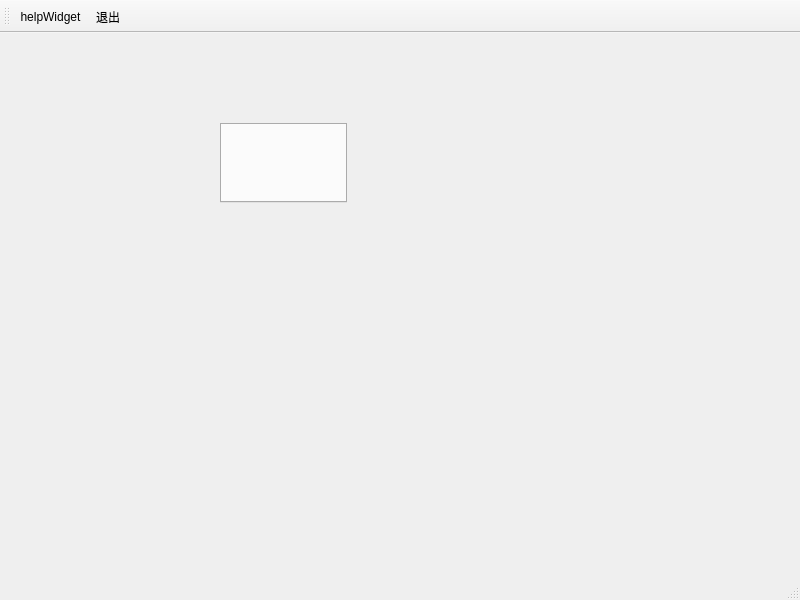
<?xml version="1.0" encoding="UTF-8"?>
<ui version="4.0">
 <class>MainWindow</class>
 <widget class="QMainWindow" name="MainWindow">
  <property name="geometry">
   <rect>
    <x>0</x>
    <y>0</y>
    <width>800</width>
    <height>600</height>
   </rect>
  </property>
  <property name="windowTitle">
   <string>MainWindow</string>
  </property>
  <property name="toolButtonStyle">
   <enum>Qt::ToolButtonTextUnderIcon</enum>
  </property>
  <widget class="QWidget" name="centralwidget">
   <widget class="QTabWidget" name="tabWidget">
    <property name="geometry">
     <rect>
      <x>220</x>
      <y>90</y>
      <width>127</width>
      <height>80</height>
     </rect>
    </property>
    <property name="currentIndex">
     <number>-1</number>
    </property>
    <property name="tabsClosable">
     <bool>true</bool>
    </property>
   </widget>
  </widget>
  <widget class="QMenuBar" name="menubar">
   <property name="geometry">
    <rect>
     <x>0</x>
     <y>0</y>
     <width>800</width>
     <height>26</height>
    </rect>
   </property>
  </widget>
  <widget class="QStatusBar" name="statusbar"/>
  <widget class="QToolBar" name="toolBar">
   <property name="contextMenuPolicy">
    <enum>Qt::DefaultContextMenu</enum>
   </property>
   <property name="windowTitle">
    <string>toolBar</string>
   </property>
   <property name="toolButtonStyle">
    <enum>Qt::ToolButtonTextUnderIcon</enum>
   </property>
   <attribute name="toolBarArea">
    <enum>TopToolBarArea</enum>
   </attribute>
   <attribute name="toolBarBreak">
    <bool>false</bool>
   </attribute>
   <addaction name="actWidgetInsite"/>
   <addaction name="actQuit"/>
  </widget>
  <action name="actWindowInsite">
   <property name="icon">
    <iconset resource="resource.qrc">
     <normaloff>:/images/images/2.ico</normaloff>:/images/images/2.ico</iconset>
   </property>
   <property name="text">
    <string>嵌入式MainWindow</string>
   </property>
   <property name="toolTip">
    <string>嵌入式MainWindow</string>
   </property>
  </action>
  <action name="actWidgetInsite">
   <property name="icon">
    <iconset resource="resource.qrc">
     <normaloff>:/images/images/100.bmp</normaloff>:/images/images/100.bmp</iconset>
   </property>
   <property name="text">
    <string>helpWidget</string>
   </property>
   <property name="toolTip">
    <string>Widget嵌入式窗体</string>
   </property>
  </action>
  <action name="actQuit">
   <property name="icon">
    <iconset resource="resource.qrc">
     <normaloff>:/images/images/132.bmp</normaloff>:/images/images/132.bmp</iconset>
   </property>
   <property name="text">
    <string>退出</string>
   </property>
   <property name="toolTip">
    <string>退出本系统</string>
   </property>
  </action>
  <action name="actDoc_Open">
   <property name="icon">
    <iconset resource="resource.qrc">
     <normaloff>:/images/images/122.bmp</normaloff>:/images/images/122.bmp</iconset>
   </property>
   <property name="text">
    <string>打开文档</string>
   </property>
   <property name="toolTip">
    <string>打开文档</string>
   </property>
  </action>
  <action name="actWindow">
   <property name="icon">
    <iconset resource="resource.qrc">
     <normaloff>:/images/images/3.ico</normaloff>:/images/images/3.ico</iconset>
   </property>
   <property name="text">
    <string>独立MainWindow窗口</string>
   </property>
   <property name="toolTip">
    <string>独立MainWindow窗口</string>
   </property>
  </action>
  <action name="actWidget">
   <property name="icon">
    <iconset resource="resource.qrc">
     <normaloff>:/images/images/804.bmp</normaloff>:/images/images/804.bmp</iconset>
   </property>
   <property name="text">
    <string>独立Widget窗口</string>
   </property>
   <property name="toolTip">
    <string>新建Widget独立窗口</string>
   </property>
  </action>
 </widget>
 <resources>
  <include location="resource.qrc"/>
 </resources>
 <connections>
  <connection>
   <sender>actQuit</sender>
   <signal>triggered()</signal>
   <receiver>MainWindow</receiver>
   <slot>close()</slot>
   <hints>
    <hint type="sourcelabel">
     <x>-1</x>
     <y>-1</y>
    </hint>
    <hint type="destinationlabel">
     <x>399</x>
     <y>299</y>
    </hint>
   </hints>
  </connection>
 </connections>
</ui>
